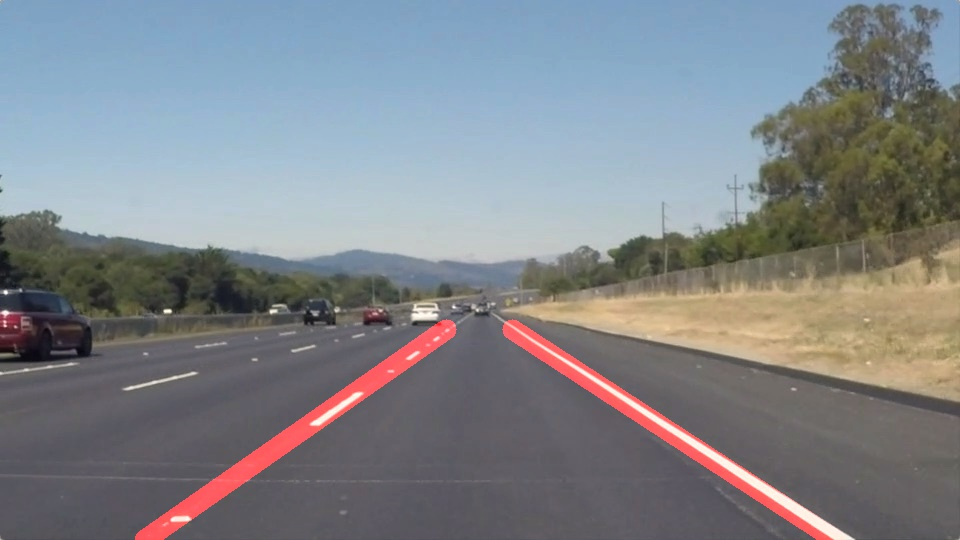
#> input picture images/solidWhiteRight.jpg, 960 x 540 px, found by its file name; its folder holds 5 pictures in this run
$ jupyter execute --allow-errors P1.ipynb   (shell and % lines are left out)   (older library calls are emulated)
#> lines starting #> are read from the running program, lines starting #| are printed output that depends on the picture
# Self-Driving Car Engineer Nanodegree

## Project: **Finding Lane Lines on the Road**
***
In this project, you will use the tools you learned about in the lesson to identify lane lines on the road.  You can develop your pipeline on a series of individual images, and later apply the result to a video stream (really just a series of images). Check out the video clip "raw-lines-example.mp4" (also contained in this repository) to see what the output should look like after using the helper functions below.

Once you have a result that looks roughly like "raw-lines-example.mp4", you'll need to get creative and try to average and/or extrapolate the line segments you've detected to map out the full extent of the lane lines.  You can see an example of the result you're going for in the video "P1_example.mp4".  Ultimately, you would like to draw just one line for the left side of the lane, and one for the right.

In addition to implementing code, there is a brief writeup to complete. The writeup should be completed in a separate file, which can be either a markdown file or a pdf document. There is a [write up template](https://github.com/udacity/CarND-LaneLines-P1/blob/master/writeup_template.md) that can be used to guide the writing process. Completing both the code in the Ipython notebook and the writeup template will cover all of the [rubric points](https://review.udacity.com/#!/rubrics/322/view) for this project.

---
Let's have a look at our first image called 'test_images/solidWhiteRight.jpg'.  Run the 2 cells below (hit Shift-Enter or the "play" button above) to display the image.

**Note: If, at any point, you encounter frozen display windows or other confounding issues, you can always start again with a clean slate by going to the "Kernel" menu above and selecting "Restart & Clear Output".**

---

**The tools you have are color selection, region of interest selection, grayscaling, Gaussian smoothing, Canny Edge Detection and Hough Tranform line detection.  You  are also free to explore and try other techniques that were not presented in the lesson.  Your goal is piece together a pipeline to detect the line segments in the image, then average/extrapolate them and draw them onto the image for display (as below).  Once you have a working pipeline, try it out on the video stream below.**

---

<figure>

 <figcaption>
 <p></p>
 <p style="text-align: center;"> Your output should look something like this (above) after detecting line segments using the helper functions below </p>
 </figcaption>
</figure>
 <p></p>
<figure>

 <figcaption>
 <p></p>
 <p style="text-align: center;"> Your goal is to connect/average/extrapolate line segments to get output like this</p>
 </figcaption>
</figure>

**Run the cell below to import some packages.  If you get an `import error` for a package you've already installed, try changing your kernel (select the Kernel menu above --> Change Kernel).  Still have problems?  Try relaunching Jupyter Notebook from the terminal prompt.  Also, consult the forums for more troubleshooting tips.**

## Import Packages

[cell 1]
#importing some useful packages
import matplotlib.pyplot as plt
import matplotlib.image as mpimg
import numpy as np
import pandas as pd
import cv2

[cell 2]
try:
    if not os.path.exists("images"):
        os.makedirs("images")
except:
    print("images subfolder has not been created")

## Read in an Image

[cell 3]
#reading in an image
image = mpimg.imread('test_images/solidWhiteRight.jpg')
#> image is the input picture: shape (540, 960, 3); mean R, G, B 128.5, 132.3, 137.3

#printing out some stats and plotting
print('This image is:', type(image), 'with dimensions:', image.shape)
#| This image is: <class 'numpy.ndarray'> with dimensions: (540, 960, 3)
plt.imshow(image)  # if you wanted to show a single color channel image called 'gray', for example, call as plt.imshow(gray, cmap='gray')

## Ideas for Lane Detection Pipeline

**Some OpenCV functions (beyond those introduced in the lesson) that might be useful for this project are:**

`cv2.inRange()` for color selection
`cv2.fillPoly()` for regions selection
`cv2.line()` to draw lines on an image given endpoints
`cv2.addWeighted()` to coadd / overlay two images
`cv2.cvtColor()` to grayscale or change color
`cv2.imwrite()` to output images to file
`cv2.bitwise_and()` to apply a mask to an image

**Check out the OpenCV documentation to learn about these and discover even more awesome functionality!**

## Helper Functions

Below are some helper functions to help get you started. They should look familiar from the lesson!

[cell 4]
import math

# [7 lines left out: function grayscale, not called in this run]
    # Or use BGR2GRAY if you read an image with cv2.imread()
    # return cv2.cvtColor(img, cv2.COLOR_BGR2GRAY)

def canny(img, low_threshold, high_threshold):
    """Applies the Canny transform"""
    return cv2.Canny(img, low_threshold, high_threshold)

def gaussian_blur(img, kernel_size):
    """Applies a Gaussian Noise kernel"""
    return cv2.GaussianBlur(img, (kernel_size, kernel_size), 0)

# [113 lines left out: functions region_of_interest, draw_lines, hough_lines, weighted_img, not called in this run]

## Test Images

Build your pipeline to work on the images in the directory "test_images"
**You should make sure your pipeline works well on these images before you try the videos.**

[cell 5]
import os
#> (the rest of this cell did not finish here and is left out)

## Build a Lane Finding Pipeline

Build the pipeline and run your solution on all test_images. Make copies into the `test_images_output` directory, and you can use the images in your writeup report.

Try tuning the various parameters, especially the low and high Canny thresholds as well as the Hough lines parameters.

## Pipeline intro

- In the following pipeline, white & yellow lanes are found by 95% percentile thresholding of the L & b channles of the CIELab colorspace
- Edges are found from the combined masks
- Hough lines are extracted as lanes candidates
- Candidates are ranked by either left/right and a score function
- Outlier lines are removed (via angle and intersection)
- Lanes are estimated and plotted

### CIELab colorspace

<div style="text-align:center" markdown="1">

</div>

[cell 6]
# TODO: Build your pipeline that will draw lane lines on the test_images
# then save them to the test_images_output directory.
#
# Helper functions
# grayscale, canny, gaussian_blur, region_of_interest, draw_lines, hough_lines, weighted_img
from pdb import set_trace as bp
from moviepy.editor import VideoFileClip

class Pipeline(object):

    # [236 lines left out: functions __init__, white_balance, adaptive_canny, clean, inliers, lane_cost_function and 3 more, not called in this run]


#> (the rest of this cell did not finish here and is left out)

# Show results for test images

#> (a cell that did not finish here is left out)

[cell 8]
res = cv2.resize(image, dsize=(54, 140), interpolation=cv2.INTER_CUBIC)
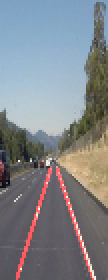
#> res: shape (140, 54, 3) (shown 2 times larger); mean R, G, B 128.7, 132.5, 137.5
